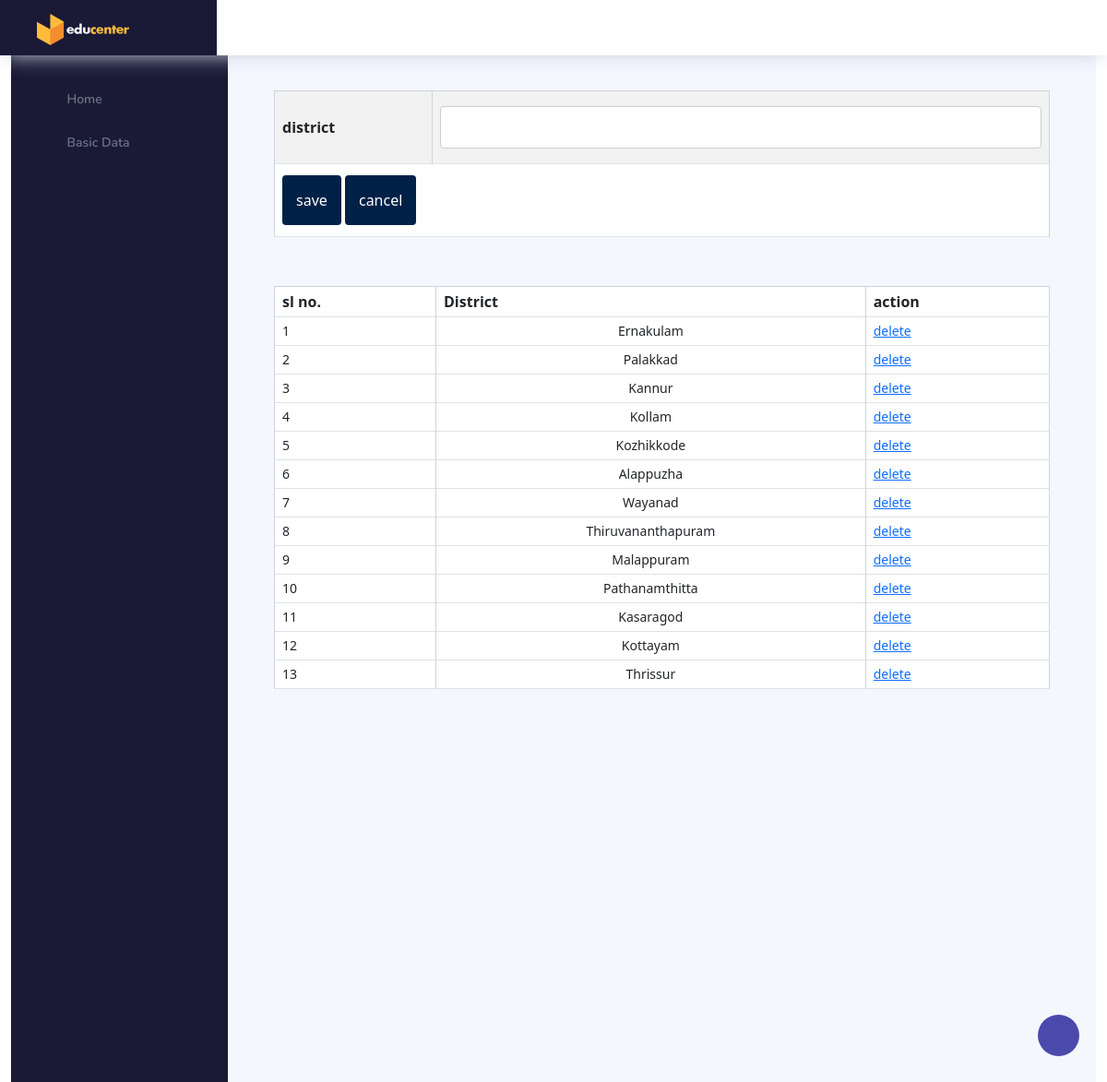
/project/Admin/District.php (signed in), run on the app's committed database.
### tables this page shows
CREATE TABLE `tbl_district` (
  `district_id` int(11) NOT NULL auto_increment,
  `district_name` varchar(50) NOT NULL,
  PRIMARY KEY  (`district_id`)
);

### project/Admin/District.php (the view, shortened to what this page needs)
<?php
include("Head.php");
        ?>
<!DOCTYPE html PUBLIC "-//W3C//DTD XHTML 1.0 Transitional//EN" "http://www.w3.org/TR/xhtml1/DTD/xhtml1-transitional.dtd">
<html xmlns="http://www.w3.org/1999/xhtml">
<head>
<link href="https://cdn.jsdelivr.net/npm/bootstrap@5.3.0/dist/css/bootstrap.min.css" rel="stylesheet">
</head>
<body>
<div class="container">
    <form id="form1" name="form1" method="post" action="">
        <table class="table table-bordered table-striped" align="center" style="border-collapse: collapse;">
            <tr>
                <th>district</th>
                <td>
                    <input type="text" name="txt_name" id="textfield" class="form-control" required="" autocomplete="off">
                </td>
            </tr>
            <tr>
                <th colspan="2">
                    <input type="submit" name="btn_submit" id="sss" value="save" class="btn btn-primary">
                    <input type="submit" name="f" id="f" value="cancel" class="btn btn-secondary">
                </th>
            </tr>
        </table>
    </form>
    <p>&nbsp;</p>
    <table class="table table-bordered" align="center" cellpadding="10">
        <tr>
            <th>sl no.</th>
            <th>District</th>
            <th>action</th>
        </tr>
        <?php
        $i = 0;
        $selQry = "select * from tbl_district";
        $data = mysql_query($selQry);
        while ($row = mysql_fetch_array($data)) {
            $i++;
            ?>
            <tr>
                <td><?php echo $i ?></td>
                <td><div align="center"><?php echo $row["district_name"]; ?></div></td>
                <td><a href="district.php?did=<?php echo $row["district_id"] ?>">delete</a></td>
            </tr>
        <?php
        }
        ?>
    </table>
</div>
</body>
</html>
<br><br><br><br><br><br><br><br><br><br><br><br><br><br><br><br>

### project/assets/form.css (style rules this page uses)
input[type=text], [type=password], [type=email], [type=date], select { width: 100%; padding: 12px 20px; margin: 8px 0; display: inline-block; border: 1px solid #ccc; border-radius: 4px; box-sizing: border-box; background-color: none; }
input[type=submit] { background-color: #002147; color: white; padding: 15px; margin: 4px 0; border: none; border-radius: 4px; cursor: pointer; transition: 0.3s ease; }

### data on the page
tbl_district: district_name "Ernakulam"
tbl_district: district_name "Palakkad"
tbl_district: district_name "Kannur"
tbl_district: district_name "Kollam"
tbl_district: district_name "Kozhikkode"
tbl_district: district_name "Alappuzha"
tbl_district: district_name "Wayanad"
tbl_district: district_name "Thiruvananthapuram"
tbl_district: district_name "Malappuram"
tbl_district: district_name "Pathanamthitta"
tbl_district: district_name "Kasaragod"
tbl_district: district_name "Kottayam"
tbl_district: district_name "Thrissur"
